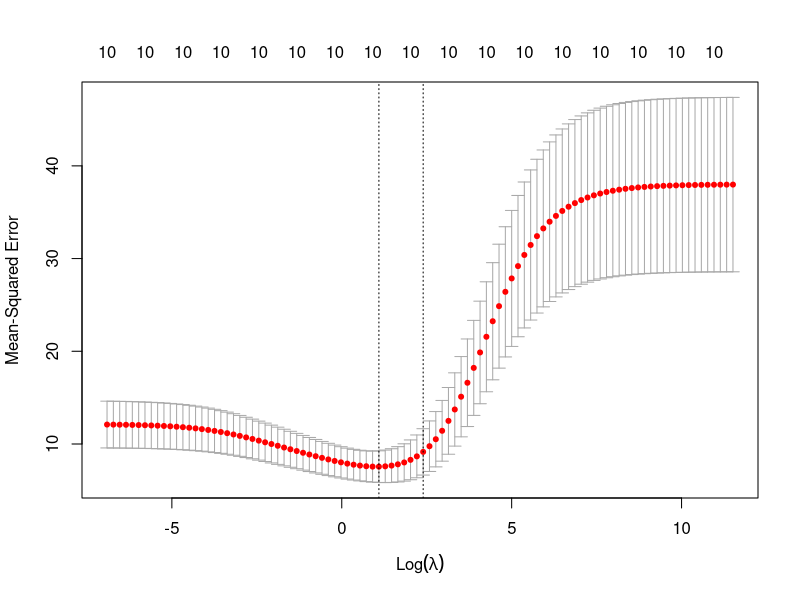

Generate this figure with R:
# Linear Models Package Comparison

# Source: https://www.datacamp.com/community/tutorials/tutorial-ridge-lasso-elastic-net

# Load Libraries ----

set.seed(123) # seed for reproducibility
library(glmnet) # for ridge regression
library(dplyr) # for data cleaning
install.packages('mnormt')   # multivariate normal and t-distribution (dependency for psych package)

install.packages('psych')
library(psych)


data('mtcars')

# Standardize x and y via scale() function ----
y <- mtcars %>%
    select(mpg) %>%
    scale(center = TRUE, scale = FALSE) %>%
    as.matrix()

x <- mtcars %>%
    select(-mpg) %>%
    as.matrix()

# they are both standardized matrices
class(x) # all columns, but mpg
class(y) # mpg column

# Perform 10-fold cross-validation to select lambda ----

lambdas_to_try <- 10^seq(-3, 5, length.out = 100)
 
class(lambdas_to_try)

# Setting Alpha = 0 implements Ridge Regression ----

ridge_cv <- cv.glmnet(x, y, alpha = 0, lambda = lambdas_to_try, 
          standardize = TRUE, nfolds = 10)

ridge_cv

# Plot cross-validation results
plot(ridge_cv)

# Best cross-validated lambda

lambda_cv <- ridge_cv$lambda.min

# Fit final model, get its sum of squared residuals and multiple R-squared

model_cv <- glmnet(x, y, alpha = 0, lambda = lambda_cv, standardize = TRUE)

y_hat_cv <- predict(model_cv, x)

# sum of square residual
ssr_cv <- t(y - y_hat_cv) %*% (y - y_hat_cv)

# r-square of ridge regression
rsq_ridge_cv <- cor(y, y_hat_cv)^2

rsq_ridge_cv

# Use Information Criteria to Select Lambda ----

x_scaled <- scale(x)
aic <- c()
bic <- c()

## missing psych package: results unpredictable ##

for (lambda in seq(lambdas_to_try)){
    # Run model (ridge regression)
    model <- glmnet(x, y, alpha = 0, lambda = lambdas_to_try[lambda], standardize = TRUE)
    # Extract coefficients and residuals (remove first row for the intercept)
    betas <- as.vector((as.matrix(coef(model))[-1, ]))
    resid <- y - (x_scaled %*% betas)
    # Compute hat-matrix and degress of freedom
    ld <- lambdas_to_try[lambda] * diag(ncol(x_scaled))
    H <- x_scaled %*% solve(t(x_scaled) %*% x_scaled + ld) %*% t(x_scaled)
    ###### ERROR: could not find function tr #######
    df <- tr(H)
    # compute information criteria
    aic[lambda] <- nrow(x_scaled) * log(t(resid) %*% resid) + 2 * df
    bic[lambda] <- nrow(x_scaled) * log(t(resid) %*% resid) + 2 * df * log(nrow(x_scaled))
}









